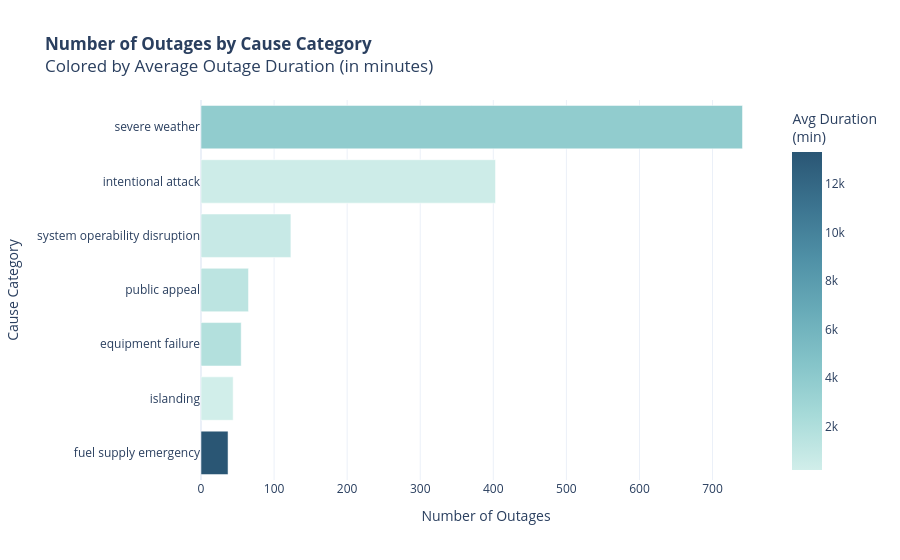

The code cell stored with this chart in its notebook:
### Code cell
by_cause = (
    df_cleaned
    .groupby('CAUSE.CATEGORY', observed=True)
    .agg(
        num_outages=('OUTAGE.DURATION', 'count'),
        avg_duration=('OUTAGE.DURATION', 'mean'),
    )
    .sort_values('num_outages')
    .reset_index()
)

fig = px.bar(
    by_cause,
    x='num_outages',
    y='CAUSE.CATEGORY',
    orientation='h',
    color='avg_duration',                      
    color_continuous_scale='teal',
    title='<b>Number of Outages by Cause Category</b><br>Colored by Average Outage Duration (in minutes)',
    labels={
        'num_outages':     'Number of Outages',
        'CAUSE.CATEGORY':  'Cause Category',
        'avg_duration':    'Avg Outage Duration (min)',
    },
    hover_data={'avg_duration': ':.0f'},
)
fig.update_layout(coloraxis_colorbar_title='Avg Duration<br>(min)')
fig.update_layout( 
    template="plotly_white" # Match style of other plots
)

fig.show()

# Export plot for website
fig.write_html('docs/assets/plots/outages_by_cause_category.html', include_plotlyjs='cdn')

### Figure 1 — Plotly figure (JSON) as saved in the notebook; plotly's stock layout.template omitted (floating-point values rounded to 4 significant figures)
{"data": [{"alignmentgroup": "True", "customdata": [[13300.0], [200.5], [1817.0], [1341.0], [728.9], [430.0], [3833.0]], "hovertemplate": "Number of Outages=%{x}<br>Cause Category=%{y}<br>Avg Outage Duration (min)=%{marker.color:.0f}<extra></extra>", "legendgroup": "", "marker": {"color": [13300.0, 200.5, 1817.0, 1341.0, 728.9, 430.0, 3833.0], "coloraxis": "coloraxis", "pattern": {"shape": ""}}, "name": "", "offsetgroup": "", "orientation": "h", "showlegend": false, "textposition": "auto", "type": "bar", "x": [37, 44, 55, 65, 123, 403, 741], "xaxis": "x", "y": ["fuel supply emergency", "islanding", "equipment failure", "public appeal", "system operability disruption", "intentional attack", "severe weather"], "yaxis": "y"}], "layout": {"barmode": "relative", "coloraxis": {"colorbar": {"title": {"text": "Avg Duration<br>(min)"}}, "colorscale": [[0, "rgb(209, 238, 234)"], [0.1667, "rgb(168, 219, 217)"], [0.3333, "rgb(133, 196, 201)"], [0.5, "rgb(104, 171, 184)"], [0.6667, "rgb(79, 144, 166)"], [0.8333, "rgb(59, 115, 143)"], [1, "rgb(42, 86, 116)"]]}, "legend": {"tracegroupgap": 0}, "title": {"text": "<b>Number of Outages by Cause Category</b><br>Colored by Average Outage Duration (in minutes)"}, "xaxis": {"anchor": "y", "domain": [0, 1], "title": {"text": "Number of Outages"}}, "yaxis": {"anchor": "x", "domain": [0, 1], "title": {"text": "Cause Category"}}}}
